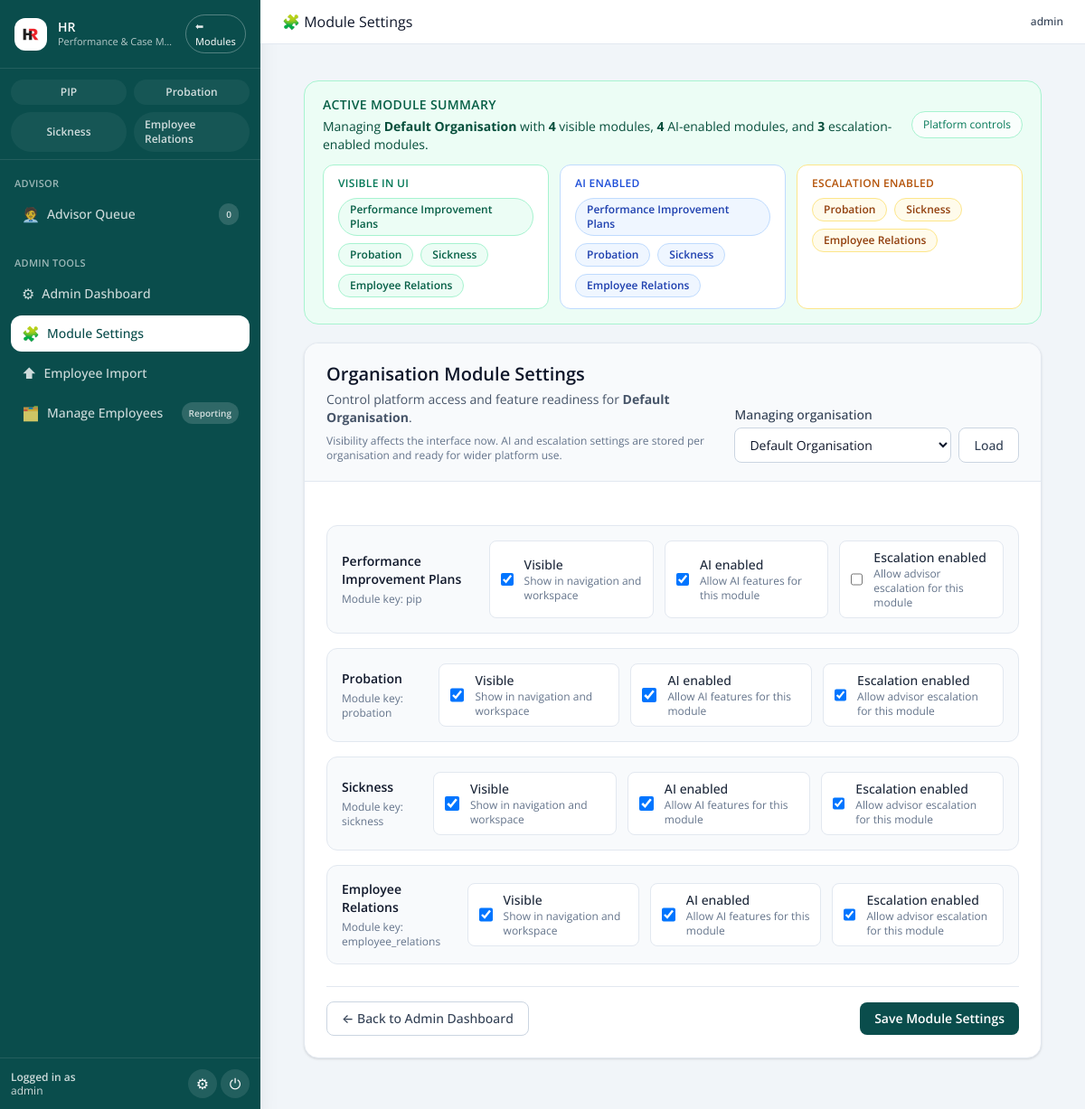
The app's page /admin/modules (signed in), older data.
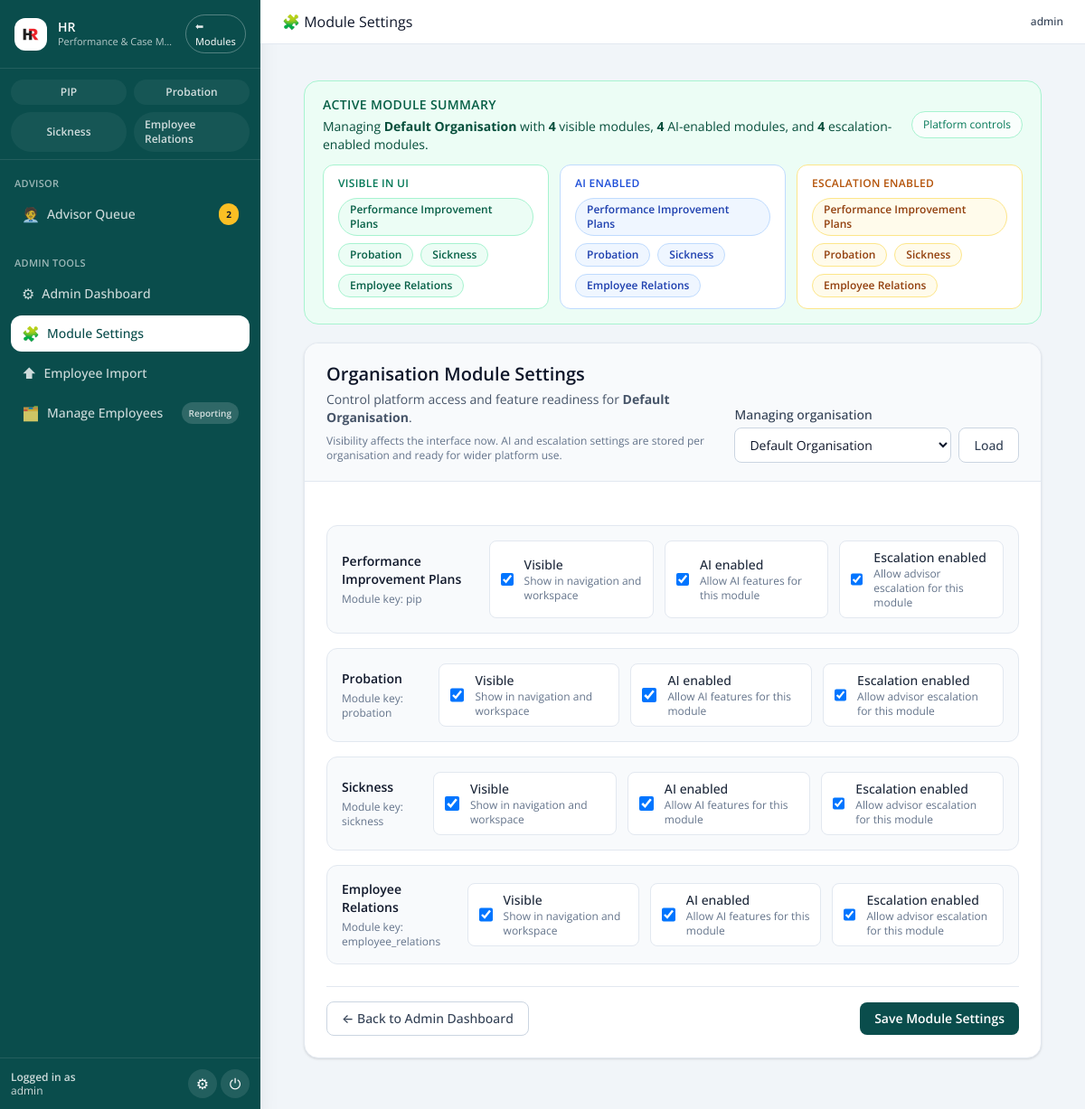
The same page, newer data.
### pip_app/models.py (models this page shows, shortened)
class OrganisationModuleSetting(db.Model):
    __tablename__ = "organisation_module_settings"
    id = db.Column(db.Integer, primary_key=True)
    organisation_id = db.Column(
        db.Integer,
        db.ForeignKey("organisations.id"),
        nullable=False,
        index=True
    )
    module_key = db.Column(db.String(50), nullable=False)
    is_enabled = db.Column(db.Boolean, default=True, nullable=False)
    ai_enabled = db.Column(db.Boolean, default=True, nullable=False)
    escalation_enabled = db.Column(db.Boolean, default=True, nullable=False)
    created_at = db.Column(db.DateTime, default=datetime.utcnow, nullable=False)
    updated_at = db.Column(
        db.DateTime,
        default=datetime.utcnow,
        onupdate=datetime.utcnow,
        nullable=False
    )
    organisation = db.relationship(
        "Organisation",
        backref=db.backref("module_settings", lazy=True)
    )
    __table_args__ = (
        db.UniqueConstraint("organisation_id", "module_key", name="uq_org_module"),
    )

### pip_app/blueprints/admin.py (the view, shortened to what this page needs)
@admin_bp.route("/admin/modules", methods=["GET", "POST"])
@login_required
@superuser_required
def admin_module_settings():
    organisations = Organisation.query.order_by(Organisation.name.asc()).all()
    selected_org = _get_selected_organisation_from_request()
    if request.method == "POST" and request.form.get("organisation_id") and selected_org is None:
        flash("Selected organisation could not be found.", "danger")
        return redirect(url_for("admin.admin_module_settings"))
    if request.method == "GET" and request.args.get("organisation_id") and selected_org is None:
        flash("Selected organisation could not be found.", "danger")
        return redirect(url_for("admin.admin_module_settings"))
    if selected_org is not None:
        org, existing_settings = get_module_settings_for_org(organisation=selected_org)
    else:
        org, existing_settings = get_module_settings_for_org(user=current_user)
    settings = {}
    for module_key, _label in DEFAULT_MODULE_LABELS:
        module_defaults = DEFAULT_MODULE_SETTINGS.get(
            module_key,
            {
                "is_enabled": True,
                "ai_enabled": True,
                "escalation_enabled": True,
            },
        )
        setting = existing_settings.get(module_key)
        settings[module_key] = {
            "is_enabled": bool(setting.is_enabled) if setting else bool(module_defaults["is_enabled"]),
            "ai_enabled": bool(getattr(setting, "ai_enabled", module_defaults["ai_enabled"])) if setting else bool(module_defaults["ai_enabled"]),
            "escalation_enabled": bool(getattr(setting, "escalation_enabled", module_defaults["escalation_enabled"])) if setting else bool(module_defaults["escalation_enabled"]),
        }
    enabled_count = sum(1 for module_key, _label in DEFAULT_MODULE_LABELS if settings[module_key]["is_enabled"])
    ai_enabled_count = sum(1 for module_key, _label in DEFAULT_MODULE_LABELS if settings[module_key]["ai_enabled"])
    escalation_enabled_count = sum(1 for module_key, _label in DEFAULT_MODULE_LABELS if settings[module_key]["escalation_enabled"])
    return render_template(
        "admin_module_settings.html",
        settings=settings,
        module_labels=DEFAULT_MODULE_LABELS,
        organisation=org,
        organisations=organisations,
        selected_organisation_id=org.id if org else None,
        enabled_count=enabled_count,
        ai_enabled_count=ai_enabled_count,
        escalation_enabled_count=escalation_enabled_count,
    )

### app.py (called while the page is built)
@login_manager.user_loader
def load_user(user_id):
    return db.session.get(User, int(user_id))

@app.context_processor
def inject_module():
    return dict(active_module=session.get('active_module'))

@app.context_processor
def inject_enabled_modules():
    try:
        if getattr(current_user, "is_authenticated", False):
            return dict(enabled_modules=get_enabled_modules(user=current_user))
        return dict(enabled_modules=get_enabled_modules())
    except Exception:
        return dict(enabled_modules={module_key: True for module_key in DEFAULT_MODULE_KEYS})

@app.context_processor
def inject_csrf_token():
    return dict(csrf_token=generate_csrf)

@app.context_processor
def inject_time_helpers():
    return {
        "now_local": now_local,
        "today_local": today_local,
        "now_utc": now_utc,
    }

def compat_url_for(endpoint, **values):
    endpoint = LEGACY_ENDPOINT_ALIASES.get(endpoint, endpoint)
    return flask_url_for(endpoint, **values)

### pip_app/models.py (called while the page is built)
    def is_admin(self):
        return self.admin_level >= 1

    def is_superuser(self):
        return self.admin_level == 2

### templates/admin_module_settings.html (shortened to what the changed rows need)
{% extends "base.html" %}
{% block content %}
<div class="max-w-5xl mx-auto px-4 sm:px-6 py-6">
  {% set enabled_list = [] %}
  {% set ai_enabled_list = [] %}
  {% set escalation_enabled_list = [] %}
  {% for module_key, label in module_labels %}
    {% if settings.get(module_key, {}).get("is_enabled", True) %}
      {% set _ = enabled_list.append(label) %}
    {% endif %}
    {% if settings.get(module_key, {}).get("ai_enabled", True) %}
      {% set _ = ai_enabled_list.append(label) %}
    {% endif %}
    {% if settings.get(module_key, {}).get("escalation_enabled", True) %}
      {% set _ = escalation_enabled_list.append(label) %}
    {% endif %}
  {% endfor %}
  <div class="mb-5 rounded-2xl border border-emerald-200 bg-emerald-50 px-5 py-4">
    <div class="flex items-start justify-between gap-4 flex-col sm:flex-row sm:items-center">
      <div>
        <h2 class="text-sm font-semibold uppercase tracking-wide text-emerald-800">
          Active module summary
        </h2>
        <p class="mt-1 text-sm text-emerald-900">
          Managing <strong>{{ organisation.name }}</strong> with
          <strong>{{ enabled_count }}</strong> visible module{{ '' if enabled_count == 1 else 's' }},
          <strong>{{ ai_enabled_count }}</strong> AI-enabled module{{ '' if ai_enabled_count == 1 else 's' }},
          and <strong>{{ escalation_enabled_count }}</strong> escalation-enabled module{{ '' if escalation_enabled_count == 1 else 's' }}.
        </p>
      </div>
    </div>
    <div class="mt-3 grid gap-3 md:grid-cols-3">
      <div class="rounded-xl border border-amber-200 bg-white px-4 py-3">
        <div class="mt-2 flex flex-wrap gap-2">
          {% if escalation_enabled_list %}
            {% for label in escalation_enabled_list %}
              <span class="inline-flex items-center rounded-full bg-amber-50 border border-amber-200 px-3 py-1 text-xs font-semibold text-amber-800">
                {{ label }}
              </span>
            {% endfor %}
          {% else %}
            <span class="inline-flex items-center rounded-full bg-slate-50 border border-slate-200 px-3 py-1 text-xs font-semibold text-slate-700">
              No escalation enabled
            </span>
          {% endif %}
        </div>
      </div>
    </div>
  </div>
  <div class="bg-white rounded-2xl shadow border border-slate-200 overflow-hidden">
    <div class="px-6 py-5 border-b border-slate-200 bg-slate-50">
      <div class="flex flex-col gap-4 lg:flex-row lg:items-end lg:justify-between">
        <div>
          <h2 class="text-xl font-semibold text-slate-900">Organisation Module Settings</h2>
        </div>
      </div>
    </div>
    <form method="POST" class="p-6 space-y-6">
      <div class="space-y-4">
        {% for module_key, label in module_labels %}
        {% set module_state = settings.get(module_key, {}) %}
        <div class="rounded-xl border border-slate-200 bg-slate-50 px-4 py-4">
          <div class="flex flex-col gap-4 lg:flex-row lg:items-center lg:justify-between">
            <div>
              <div class="text-sm font-semibold text-slate-900">{{ label }}</div>
              <div class="text-xs text-slate-500 mt-1">Module key: {{ module_key }}</div>
            </div>
            <div class="grid gap-3 sm:grid-cols-3">
              <label class="inline-flex items-center gap-3 cursor-pointer rounded-lg border border-slate-200 bg-white px-3 py-2">
                <input
                  type="checkbox"
                  name="{{ module_key }}__enabled"
                  class="h-5 w-5 rounded border-slate-300 text-[#0a4d4c] focus:ring-[#0a4d4c]"
                  {% if module_state.get("is_enabled", True) %}checked{% endif %}
                >
                <span>
                  <span class="block text-sm font-medium text-slate-800">Visible</span>
                  <span class="block text-xs text-slate-500">Show in navigation and workspace</span>
                </span>
              </label>
              <label class="inline-flex items-center gap-3 cursor-pointer rounded-lg border border-slate-200 bg-white px-3 py-2">
                <input
                  type="checkbox"
                  name="{{ module_key }}__ai_enabled"
                  class="h-5 w-5 rounded border-slate-300 text-[#0a4d4c] focus:ring-[#0a4d4c]"
                  {% if module_state.get("ai_enabled", True) %}checked{% endif %}
                >
                <span>
                  <span class="block text-sm font-medium text-slate-800">AI enabled</span>
                  <span class="block text-xs text-slate-500">Allow AI features for this module</span>
                </span>
              </label>
              <label class="inline-flex items-center gap-3 cursor-pointer rounded-lg border border-slate-200 bg-white px-3 py-2">
                <input
                  type="checkbox"
                  name="{{ module_key }}__escalation_enabled"
                  class="h-5 w-5 rounded border-slate-300 text-[#0a4d4c] focus:ring-[#0a4d4c]"
                  {% if module_state.get("escalation_enabled", True) %}checked{% endif %}
                >
                <span>
                  <span class="block text-sm font-medium text-slate-800">Escalation enabled</span>
                  <span class="block text-xs text-slate-500">Allow advisor escalation for this module</span>
                </span>
              </label>
            </div>
          </div>
        </div>
        {% endfor %}
      </div>
    </form>
  </div>
</div>
{% endblock %}

### templates/base.html (shortened to what the changed rows need)
<!doctype html>
<html lang="en">
<head>
  <script src="https://cdn.tailwindcss.com"></script>
  <link rel="stylesheet" href="{{ url_for('static', filename='css/tokens.css') }}">
  <link rel="stylesheet" href="{{ url_for('static', filename='css/ui.css') }}">
</head>
<body class="bg-slate-100 text-slate-900">
{% set is_logged_in = current_user.is_authenticated if current_user is defined else False %}
{% set current_endpoint = request.endpoint or '' %}
{% set active_module = (active_module|default(None)) or session.get('active_module') %}
{% set enabled_modules = enabled_modules|default({}) %}
{% set advisor_queue_counts = advisor_queue_counts|default({'open': 0, 'unassigned': 0}) %}
{% set layout = (layout|default('')) %}
{% set hide_sidebar = ((hide_sidebar if hide_sidebar is defined else False) or (not is_logged_in) or (layout == 'fullscreen')) %}
<div class="min-h-screen flex bg-slate-100">
  {% if is_logged_in and not hide_sidebar %}
    <aside class="flex flex-col w-72 bg-[#0a4d4c] text-white shadow-xl">
      <nav class="flex-1 overflow-y-auto px-3 py-4 space-y-6 text-sm">
        {% if current_user.is_admin() %}
          <div>
            <ul class="space-y-1">
              <li>
                <a href="{{ url_for('admin.advisor_escalation_queue') }}"
                   class="flex items-center justify-between gap-2 rounded-xl px-3 py-2
                          {% if current_endpoint == 'admin.advisor_escalation_queue' %}
                            bg-white text-[#0a4d4c]
                          {% else %}
                            text-white/80 hover:bg-white/10
                          {% endif %}">
                  <span class="flex items-center gap-2 min-w-0">
                    <span class="text-base">🧑‍💼</span>
                    <span class="text-sm font-medium">Advisor Queue</span>
                  </span>
                  {% if advisor_queue_counts.open > 0 %}
                    <span class="inline-flex items-center rounded-full bg-amber-400 px-2 py-0.5 text-[10px] font-bold text-slate-900">
                      {{ advisor_queue_counts.open }}
                    </span>
                  {% else %}
                    <span class="inline-flex items-center rounded-full bg-white/15 px-2 py-0.5 text-[10px] font-semibold text-inherit">
                      0
                    </span>
                  {% endif %}
                </a>
              </li>
            </ul>
          </div>
        {% endif %}
      </nav>
    </aside>
  {% endif %}
  <div class="flex-1 flex flex-col min-w-0">
    <main class="flex-1 min-w-0 px-4 sm:px-6 pb-8">
      {% block content %}{% endblock %}
    </main>
  </div>
</div>
</body>
</html>

Row changes from the older to the newer data that the page shows:
changed OrganisationModuleSetting "pip": module_key "☐" → "☑"
Text that changed along with them:
{{ advisor_queue_counts.open }}: (not shown) → "2"
{{ escalation_enabled_count }}: "3" → "4"
new list line: "Performance Improvement Plans"
text no longer shown: "0"
